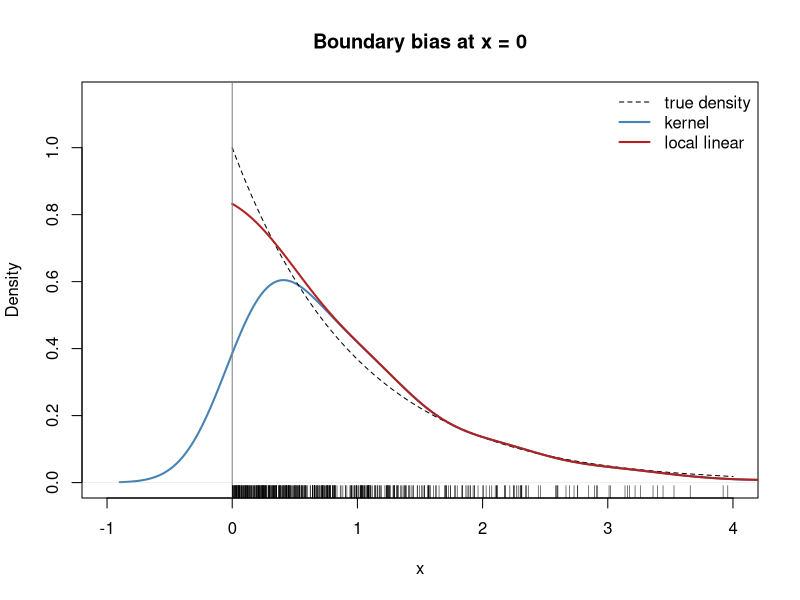

Generate this figure with R:
# Boundary bias at a hard boundary: kernel and local linear density estimates for Exp(1) data.
library(KernSmooth)
set.seed(0)
x <- rexp(500)
h <- 0.3
plot(density(x, bw = h), xlim = c(-1, 4), ylim = c(0, 1.15), col = "steelblue", lwd = 2,
     main = "Boundary bias at x = 0", xlab = "x")
curve(dexp(x), from = 0, to = 4, add = TRUE, lty = 2)
ll <- locpoly(x, bandwidth = h, degree = 1, range.x = c(0, max(x)), gridsize = 401)
lines(ll$x, ll$y, col = "firebrick", lwd = 2)
abline(v = 0, col = "grey50")
rug(x)
legend("topright", c("true density", "kernel", "local linear"), lty = c(2, 1, 1),
       col = c("black", "steelblue", "firebrick"), lwd = c(1, 2, 2), bty = "n")
